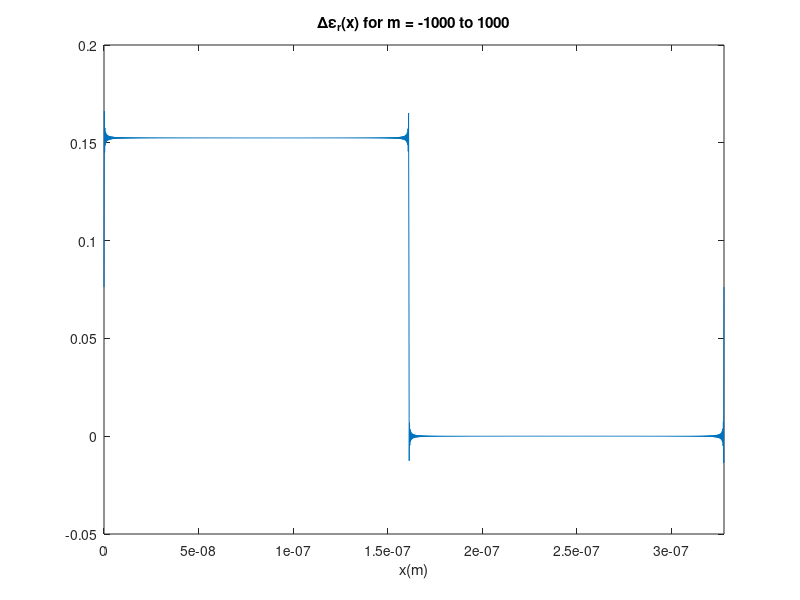

The MATLAB script that drew this image:
clc;
clear all;
close all;
n1=1.55;
n2=1.5;
lambda=10^-6;
L1=lambda/(4*n1);
L2=lambda/(4*n2);
AA=L1+L2;
deler=n1^2-n2^2;
ao=deler*L1/(L1+L2);
N=1000;%%%Change this to vary the number of fourier co-efficients
erx=zeros(1,2000);
x=linspace(0,AA,2000);
for m=-N:N
    if(m==0)
        delerm=ao;
    else
       delerm=(-deler/(1j*m*2*pi))*[-1+exp(-1j*2*m*pi*n2/(n1+n2))];
    end 
  temp= delerm.*exp((1j*m*2*pi.*x)/AA);
  erx=erx+temp;
end
figure
plot(x,real(erx));
title(['\Delta\epsilon_r(x) for m = -' num2str(N) ' to ' abs(num2str(N))]);
xlabel('x(m)');
xlim([0 AA])
